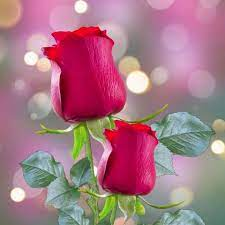
#> input picture data/images/flower3.jpeg, 225 x 225 px
$ python contours.py
#> lines starting #> are read from the running program, lines starting #| are printed output that depends on the picture; after the words box and inside, x2 and y2 are one past the last pixel; in counts of white or black regions, pixels touching at a corner belong together
import cv2 as cv
import numpy as np

img = cv.imread('data/images/flower3.jpeg')
#> img is the input picture: shape (225, 225, 3); mean B, G, R 133.7, 121, 166.6
cv.imshow('Flower', img)

blank = np.zeros(img.shape, dtype='uint8')
cv.imshow('Blank', blank)

# Contours are the lines or curves that join the continuous
# points along the boundary of an
# NB: CONTOURS ARE NOT EDGES

# Gray the image
gray = cv.cvtColor(img, cv.COLOR_BGR2GRAY)
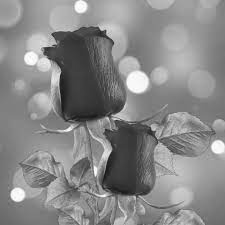
#> gray: shape (225, 225); min 22, max 255, mean 136.1
cv.imshow('Grayed', gray)

# Blur the image
blur = cv.GaussianBlur(gray, (5,5), cv.BORDER_DEFAULT)
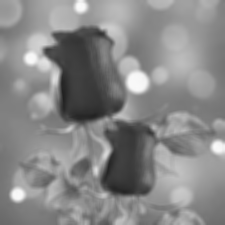
#> blur: shape (225, 225); min 32, max 250, mean 136.1
cv.imshow('Blur', blur)

# Display Edges
canny =cv.Canny(img, 125, 175)
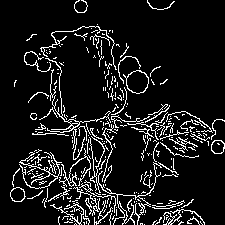
#> canny: shape (225, 225); 10.2% white in thin lines or dots
cv.imshow('Canny Edges', canny)

# Finding contours using threshold value
ret, thresh = cv.threshold(gray, 125, 255, cv.THRESH_BINARY)
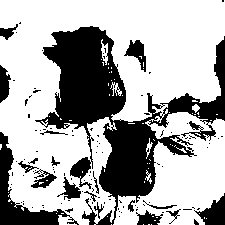
#> thresh: shape (225, 225); 67.1% white; 112 black regions (93 under 20 px)
cv.imshow('Threshold', thresh)

# Display Contours
contours, hierarchies = cv.findContours(canny, cv.RETR_LIST, cv.CHAIN_APPROX_SIMPLE)
#> contours = 310 contours, 290 with area under 20; largest, box (x1, y1, x2, y2) and area: (123, 70, 149, 94) 402, (126, 70, 149, 94) 379, (10, 187, 26, 202) 164, (10, 187, 25, 202) 152, (211, 140, 225, 154) 148
print(f'{len(contours)} contour(s) found')
#| 310 contour(s) found
print(f'{len(canny)} edge(s) found')
#| 225 edge(s) found

# Draw contours on blank image
cv.drawContours(blank, contours, -1, (0,0,255), 1)
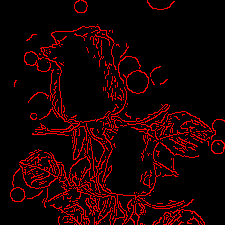
#> blank: shape (225, 225, 3); mean of channels 0, 1, 2 0, 0, 26; drawn as B, G, R
cv.imshow('Contours_Drawn', blank)

cv.waitKey(0)

$ run again, with data/images/flower1.jpeg copied over data/images/flower3.jpeg
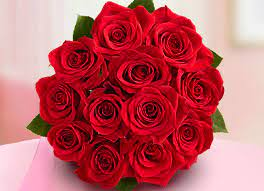
#> input picture data/images/flower1.jpeg, 264 x 191 px
#> img is the input picture: shape (191, 264, 3); mean B, G, R 104, 97.3, 191.3
#> canny: shape (191, 264); 17.4% white in thin lines or dots, all inside (x1, y1, x2, y2) = (0, 0, 228, 191)
#> `ret, thresh = cv.threshold(gray, 125, 255, cv.THRESH_BINARY)`:
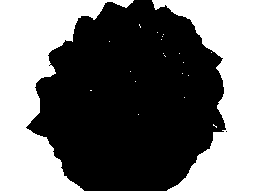
#> thresh: shape (191, 264); 44.8% white; 21 white regions (19 under 20 px)
#> contours = 447 contours, 399 with area under 20; largest, box (x1, y1, x2, y2) and area: (95, 0, 228, 190) 888, (72, 73, 167, 189) 756, (179, 68, 213, 127) 609, (26, 15, 94, 172) 389, (26, 114, 55, 137) 304
#| 447 contour(s) found
#| 191 edge(s) found
#> `cv.drawContours(blank, contours, -1, (0,0,255), 1)`:
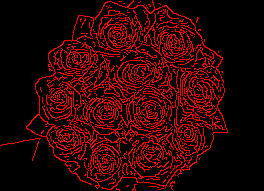
#> blank: shape (191, 264, 3); mean of channels 0, 1, 2 0, 0, 44.3; drawn as B, G, R

$ run again, with data/images/flower2.jpeg copied over data/images/flower3.jpeg
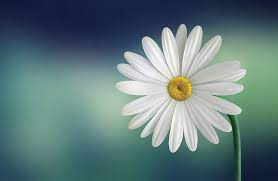
#> input picture data/images/flower2.jpeg, 278 x 181 px
#> img is the input picture: shape (181, 278, 3); mean B, G, R 124.4, 122.5, 97.6
#> canny: shape (181, 278); 4.8% white in thin lines or dots, all inside (x1, y1, x2, y2) = (114, 24, 247, 181)
#> `ret, thresh = cv.threshold(gray, 125, 255, cv.THRESH_BINARY)`:
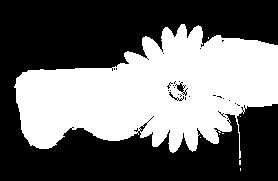
#> thresh: shape (181, 278); 42.4% white; 8 white regions (7 under 20 px)
#> contours = 81 contours, 70 with area under 20; largest, box (x1, y1, x2, y2) and area: (141, 25, 203, 102) 1702, (161, 27, 180, 77) 558, (141, 36, 175, 80) 523, (167, 75, 193, 102) 502, (184, 112, 235, 152) 40
#| 81 contour(s) found
#| 181 edge(s) found
#> `cv.drawContours(blank, contours, -1, (0,0,255), 1)`:
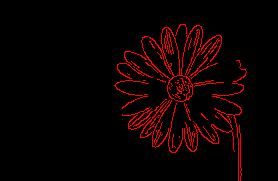
#> blank: shape (181, 278, 3); mean of channels 0, 1, 2 0, 0, 12.2; drawn as B, G, R

$ run again, with data/images/flower4.jpeg copied over data/images/flower3.jpeg
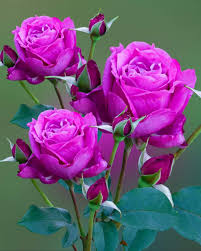
#> input picture data/images/flower4.jpeg, 201 x 251 px
#> img is the input picture: shape (251, 201, 3); mean B, G, R 120.9, 81.8, 112.6
#> `canny =cv.Canny(img, 125, 175)`:
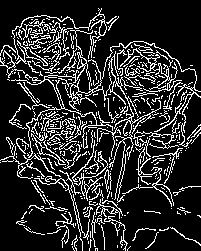
#> canny: shape (251, 201); 17.2% white in thin lines or dots
#> thresh: shape (251, 201); 12.8% white; 152 white regions (127 under 20 px)
#> contours = 448 contours, 417 with area under 20; largest, box (x1, y1, x2, y2) and area: (11, 30, 161, 200) 454, (0, 8, 107, 78) 164, (120, 48, 182, 92) 148, (17, 40, 48, 66) 112, (102, 41, 201, 147) 104
#| 448 contour(s) found
#| 251 edge(s) found
#> `cv.drawContours(blank, contours, -1, (0,0,255), 1)`:
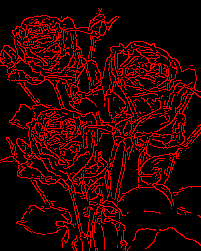
#> blank: shape (251, 201, 3); mean of channels 0, 1, 2 0, 0, 43.8; drawn as B, G, R
